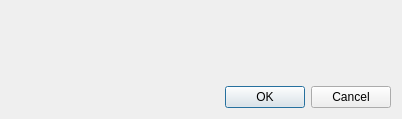
<?xml version="1.0" encoding="UTF-8"?>
<ui version="4.0">
 <class>ChooseCategoryDialog</class>
 <widget class="QDialog" name="ChooseCategoryDialog">
  <property name="geometry">
   <rect>
    <x>0</x>
    <y>0</y>
    <width>402</width>
    <height>119</height>
   </rect>
  </property>
  <property name="windowTitle">
   <string>Dialog</string>
  </property>
  <layout class="QVBoxLayout" name="verticalLayout">
   <item>
    <widget class="QLabel" name="lblCaption">
     <property name="sizePolicy">
      <sizepolicy hsizetype="Preferred" vsizetype="Minimum">
       <horstretch>0</horstretch>
       <verstretch>0</verstretch>
      </sizepolicy>
     </property>
     <property name="text">
      <string/>
     </property>
    </widget>
   </item>
   <item>
    <layout class="QVBoxLayout" name="layoutForCategorySelector">
     <property name="spacing">
      <number>0</number>
     </property>
    </layout>
   </item>
   <item>
    <widget class="QDialogButtonBox" name="buttonBox">
     <property name="orientation">
      <enum>Qt::Horizontal</enum>
     </property>
     <property name="standardButtons">
      <set>QDialogButtonBox::Cancel|QDialogButtonBox::Ok</set>
     </property>
    </widget>
   </item>
  </layout>
 </widget>
 <resources/>
 <connections>
  <connection>
   <sender>buttonBox</sender>
   <signal>accepted()</signal>
   <receiver>ChooseCategoryDialog</receiver>
   <slot>accept()</slot>
   <hints>
    <hint type="sourcelabel">
     <x>248</x>
     <y>254</y>
    </hint>
    <hint type="destinationlabel">
     <x>157</x>
     <y>274</y>
    </hint>
   </hints>
  </connection>
  <connection>
   <sender>buttonBox</sender>
   <signal>rejected()</signal>
   <receiver>ChooseCategoryDialog</receiver>
   <slot>reject()</slot>
   <hints>
    <hint type="sourcelabel">
     <x>316</x>
     <y>260</y>
    </hint>
    <hint type="destinationlabel">
     <x>286</x>
     <y>274</y>
    </hint>
   </hints>
  </connection>
 </connections>
</ui>
